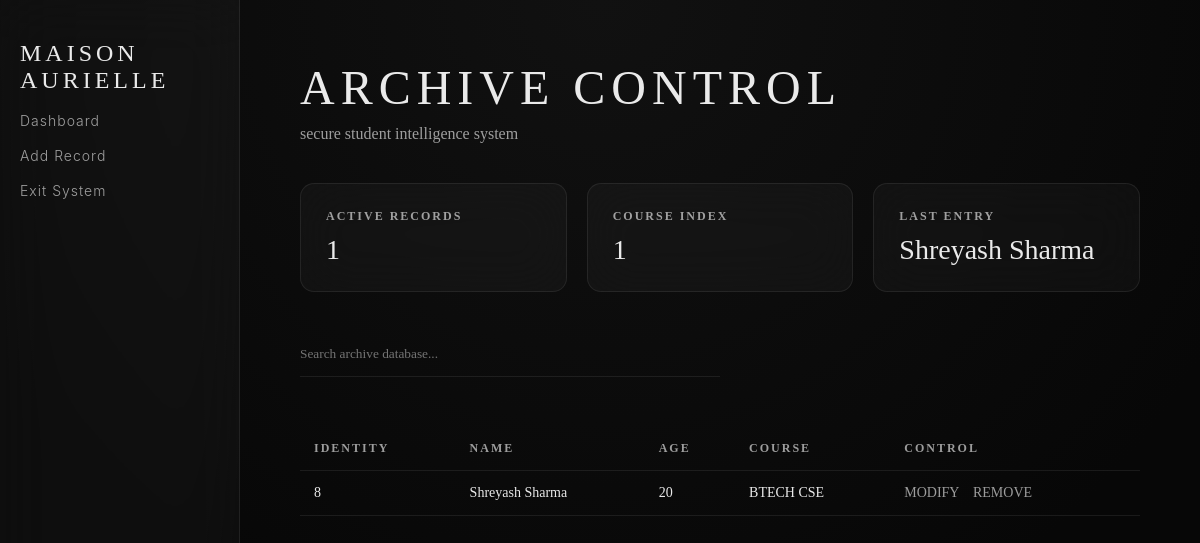
The page / (signed in) on the database its author committed.
### tables this page shows
CREATE TABLE students (
            id INTEGER PRIMARY KEY AUTOINCREMENT,
            name TEXT,
            age INTEGER,
            course TEXT
        );

### app.py (the view)
@app.route('/')
def index():
    if 'user' not in session:
     return redirect(url_for('login'))
    conn = sqlite3.connect('students.db')
    cursor = conn.cursor()
    cursor.execute("SELECT * FROM students")
    students = cursor.fetchall()
    total_students = len(students)
    courses = set([s[3] for s in students])
    total_courses = len(courses)
    latest_student = students[-1][1] if students else "None"
    conn.close()
    return render_template(
        'index.html',
        students=students,
        total_students=total_students,
        total_courses=total_courses,
        latest_student=latest_student
    )

### templates/index.html (shortened to what this page needs)
<!DOCTYPE html>
<html>
<head>
    <link rel="stylesheet" href="{{ url_for('static', filename='style.css') }}">
</head>
<body>
<div class="layout">
    <div class="sidebar">
        <h2>MAISON AURIELLE</h2>
        <a href="/">Dashboard</a>
        <a href="/add">Add Record</a>
        <a href="/logout">Exit System</a>
    </div>
    <div class="main">
        <h1>ARCHIVE CONTROL</h1>
        <p>secure student intelligence system</p>
        <div class="cards">
            <div class="card">
                <h3>ACTIVE RECORDS</h3>
                <h2>{{ total_students }}</h2>
            </div>
            <div class="card">
                <h3>COURSE INDEX</h3>
                <h2>{{ total_courses }}</h2>
            </div>
            <div class="card">
                <h3>LAST ENTRY</h3>
                <h2>{{ latest_student }}</h2>
            </div>
        </div>
        <form method="GET" action="/">
            <input class="search" type="text" name="search" placeholder="Search archive database...">
        </form>
        <table>
            <tr>
                <th>IDENTITY</th>
                <th>NAME</th>
                <th>AGE</th>
                <th>COURSE</th>
                <th>CONTROL</th>
            </tr>
            {% for student in students %}
            <tr>
                <td>{{ student[0] }}</td>
                <td>{{ student[1] }}</td>
                <td>{{ student[2] }}</td>
                <td>{{ student[3] }}</td>
                <td>
                    <a href="/edit/{{ student[0] }}">MODIFY</a>
                    <a href="/delete/{{ student[0] }}">REMOVE</a>
                </td>
            </tr>
            {% endfor %}
        </table>
    </div>
</div>
</body>
</html>

### static/style.css (style rules this page uses)
:root { --bg: #070707; --panel: rgba(255, 255, 255, 0.03); --border: rgba(255, 255, 255, 0.08); --text: #eaeaea; --muted: rgba(255, 255, 255, 0.6); --accent: #ffffff; }
* { margin: 0; padding: 0; box-sizing: border-box; font-family: 'Cormorant Garamond', serif; }
body { background: radial-gradient(circle at top, #111, var(--bg) 70%); color: var(--text); overflow-x: hidden; }
.layout { display: flex; min-height: 100vh; }
.sidebar { width: 240px; background: var(--panel); border-right: 1px solid var(--border); backdrop-filter: blur(30px); padding: 40px 20px; }
.sidebar { font-family: 'Inter', 'Segoe UI', Arial, sans-serif; }
.sidebar h2 { font-weight: 500; letter-spacing: 4px; text-transform: uppercase; }
.sidebar a { font-family: inherit; font-weight: 300; letter-spacing: 1px; }
.sidebar a { display: block; color: var(--muted); text-decoration: none; margin: 18px 0; font-size: 14px; letter-spacing: 1px; transition: 0.3s; }
.main { flex: 1; padding: 60px; }
.main h1 { font-size: 48px; letter-spacing: 6px; font-weight: 300; }
.main p { margin-top: 10px; color: var(--muted); }
.cards { display: grid; grid-template-columns: repeat(3, 1fr); gap: 20px; margin: 40px 0; }
.card { background: var(--panel); border: 1px solid var(--border); backdrop-filter: blur(25px); border-radius: 14px; padding: 25px; transition: 0.3s; }
.card h3 { font-size: 12px; letter-spacing: 2px; color: var(--muted); }
.card h2 { margin-top: 10px; font-size: 28px; font-weight: 300; }
.search { width: 100%; max-width: 420px; padding: 14px 0; background: transparent; border: none; border-bottom: 1px solid var(--border); color: var(--text); margin-bottom: 30px; }
table { width: 100%; border-collapse: collapse; margin-top: 20px; }
th, td { padding: 14px; text-align: left; border-bottom: 1px solid var(--border); font-size: 14px; }
th { color: var(--muted); font-size: 12px; letter-spacing: 2px; }
td a { margin-right: 10px; color: var(--muted); text-decoration: none; transition: 0.3s; }
.main { align-items: flex-start; }

### rows shown on the page
students: name "Shreyash Sharma", id "8", age "20", course "BTECH CSE"

### other values the page prints
{{ total_students }} "1"
{{ total_courses }} "1"
